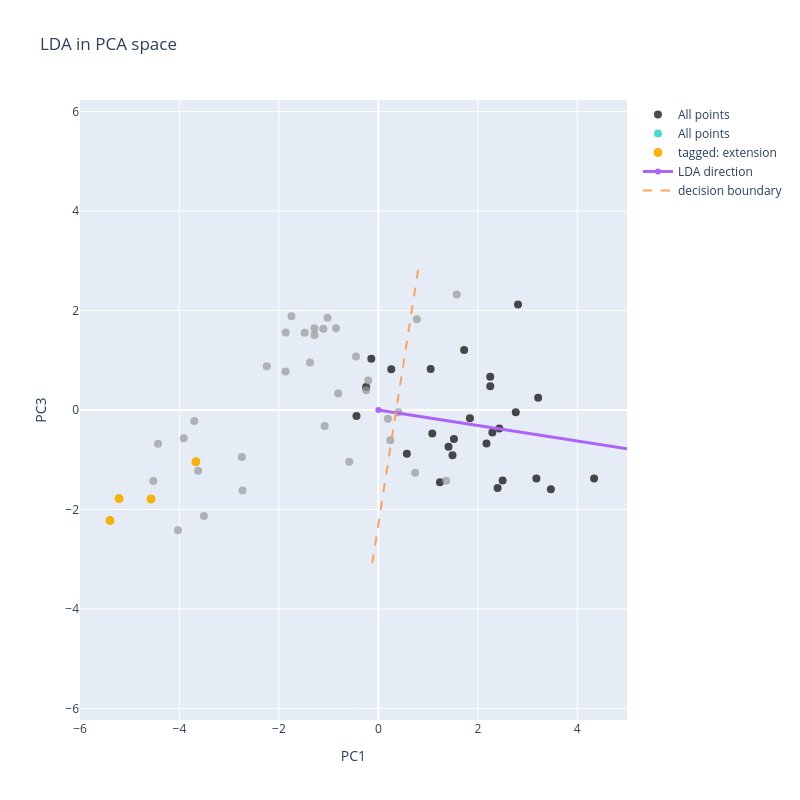

The cell this chart's notebook holds for it:
### Code cell
display(fig)

### Figure 1 — Plotly figure (JSON) as saved in the notebook; plotly's stock layout.template omitted (floating-point values rounded to 4 significant figures; data arrays with more than 128 entries replaced by an {"elided": "..."} marker saying what was removed)
{"data": [{"hoverinfo": "text", "hovertext": ["index: 210302_F1_C2<br>tags: Figure1, learn", "index: 210331_F2_C1<br>tags: Figure1, no_learn", "index: 210405_F1_C1<br>tags: Figure1, learn", "index: 210604_F1_C1<br>tags: Figure1, learn", "index: 210903_F3_C1<br>tags: Figure1, learn", "index: 210915_F1_C1<br>tags: Figure1, learn", "index: 210917_F2_C1<br>tags: Figure1, learn", "index: 250226_F2_C1<br>tags: Figure1, no_learn", "index: 250227_F2_C1<br>tags: Figure1, learn", "index: 250227_F3_C1<br>tags: Figure1, learn", "index: 250228_F1_C1<br>tags: Figure1, no_learn", "index: 250228_F2_C1<br>tags: Figure1, learn", "index: 250304_F2_C1<br>tags: Figure1, no_learn", "index: 250304_F3_C1<br>tags: Figure1, learn", "index: 250425_F1_C1<br>tags: Figure1, learn", "index: 250506_F2_C1<br>tags: Figure1, learn", "index: 250514_F1_C1<br>tags: Figure1, learn", "index: 250923_F1_C1<br>tags: Figure1, no_learn", "index: 250923_F2_C1<br>tags: Figure1, learn", "index: 250924_F1_C1<br>tags: Figure1, no_learn", "index: 250924_F2_C1<br>tags: Figure1, learn", "index: 250925_F1_C1<br>tags: Figure1, learn", "index: 250925_F2_C1<br>tags: Figure1, no_learn", "index: 260521_F1_C1<br>tags: Figure1, learn", "index: 260521_F2_C1<br>tags: Figure1, late_learn, learn", "index: 241029_F2_C1<br>tags: control, vnc_cut", "index: 241029_F3_C1<br>tags: control, vnc_cut", "index: 241101_F1_C1<br>tags: control, vnc_cut", "index: 241101_F2_C1<br>tags: control, vnc_cut", "index: 241105_F1_C1<br>tags: control, vnc_cut", "index: 241105_F2_C1<br>tags: control, vnc_cut", "index: 241105_F3_C1<br>tags: control, vnc_cut", "index: 250813_F1_C1<br>tags: control, norpa", "index: 250813_F3_C1<br>tags: control, norpa", "index: 251103_F1_C1<br>tags: 1s_stim, control", "index: 251103_F2_C1<br>tags: 1s_stim, control", "index: 251105_F1_C1<br>tags: control, learn", "index: 251107_F1_C1<br>tags: 1s_stim, control", "index: 251107_F2_C1<br>tags: 1s_stim, control, learn", "index: 251113_F1_C1<br>tags: control, cumulative_punishment_250228_F2_C1.mat, replay", "index: 251113_F2_C1<br>tags: control, cumulative_punishment_250228_F2_C1.mat, replay", "index: 251124_F1_C1<br>tags: control, no_cue", "index: 251126_F1_C1<br>tags: control, cumulative_punishment_250228_F2_C1.mat, replay", "index: 251203_F1_C1<br>tags: control, cumulative_punishment_250228_F2_C1.mat, replay", "index: 251203_F2_C1<br>tags: control, cumulative_punishment_250228_F2_C1.mat, replay", "index: 251205_F1_C1<br>tags: control, cumulative_punishment_250228_F2_C1.mat, replay", "index: 251205_F2_C1<br>tags: control, cumulative_punishment_250228_F2_C1.mat, replay", "index: 251210_F1_C1<br>tags: control, norpa", "index: 251210_F2_C1<br>tags: control, norpa", "index: 251216_F1_C1<br>tags: control, no_antenna, norpa", "index: 251216_F2_C1<br>tags: control, no_antenna, norpa", "index: 251216_F3_C1<br>tags: control, no_antenna, norpa", "index: 251217_F1_C1<br>tags: control, no_antenna", "index: 251218_F1_C1<br>tags: control, no_antenna", "index: 251218_F2_C1<br>tags: control, no_antenna, norpa", "index: 251218_F3_C1<br>tags: control, no_antenna", "index: 251219_F1_C2<br>tags: easy_targets, learn", "index: 260603_F2_C1<br>tags: control, no_antenna, norpa", "index: 260603_F3_C1<br>tags: control, no_antenna, norpa"], "marker": {"color": ["#000000", "#000000", "#000000", "#000000", "#000000", "#000000", "#000000", "#000000", "#000000", "#000000", "#000000", "#000000", "#000000", "#000000", "#000000", "#000000", "#000000", "#000000", "#000000", "#000000", "#000000", "#000000", "#000000", "#000000", "#000000", "#989898", "#989898", "#989898", "#989898", "#989898", "#989898", "#989898", "#989898", "#989898", "#989898", "#989898", "#989898", "#989898", "#989898", "#989898", "#989898", "#989898", "#989898", "#989898", "#989898", "#989898", "#989898", "#989898", "#989898", "#989898", "#989898", "#989898", "#989898", "#989898", "#989898", "#989898", "#000000", "#989898", "#989898"], "opacity": 0.7, "size": 8}, "mode": "markers", "name": "All points", "type": "scatter", "x": [4.338, 1.052, 2.25, 2.433, 1.841, 1.725, 2.251, 1.52, 2.398, 0.5732, 1.491, 3.177, -0.2457, 3.469, 3.214, 2.499, 2.763, -0.4397, 1.411, 0.2598, 1.084, 2.174, -0.142, 2.292, 1.238, -0.4499, -2.747, -1.375, -0.2455, 0.1914, -0.8082, -1.081, 1.575, 0.7735, -1.864, -1.107, 0.7394, -0.5855, 1.363, -0.852, -1.286, 0.2394, -3.703, -1.747, -2.244, -1.284, -1.481, -0.204, -3.625, -4.525, -1.867, -4.432, 0.4019, -4.029, -1.022, -3.509, 2.808, -3.913, -2.731], "y": [-1.377, 0.823, 0.6679, -0.3713, -0.1637, 1.204, 0.4798, -0.5857, -1.567, -0.8803, -0.9102, -1.376, 0.4608, -1.592, 0.2464, -1.416, -0.04585, -0.1211, -0.7365, 0.8207, -0.4702, -0.6744, 1.031, -0.4507, -1.453, 1.074, -0.9463, 0.9545, 0.3957, -0.1766, 0.332, -0.32, 2.324, 1.827, 1.557, 1.635, -1.26, -1.039, -1.421, 1.645, 1.643, -0.6076, -0.2208, 1.888, 0.881, 1.507, 1.556, 0.5928, -1.224, -1.426, 0.774, -0.6807, -0.04623, -2.42, 1.855, -2.134, 2.124, -0.5679, -1.619]}, {"hoverinfo": "text", "hovertext": ["index: 260619_F1_C1<br>tags: +", "index: 260619_F2_C1<br>tags: +", "index: 260623_F1_C1<br>tags: +", "index: 260623_F2_C1<br>tags: +", "index: 260623_F3_C1<br>tags: +"], "marker": {"color": "#00C8C8", "opacity": 0.7, "size": 8}, "mode": "markers", "name": "All points", "type": "scatter", "x": [-4.572, -7.973, -5.397, -5.214, -3.67], "y": [-1.789, -6.144, -2.222, -1.781, -1.043]}, {"hoverinfo": "text", "hovertext": ["index: 260619_F1_C1<br>tags: +", "index: 260619_F2_C1<br>tags: +", "index: 260623_F1_C1<br>tags: +", "index: 260623_F2_C1<br>tags: +", "index: 260623_F3_C1<br>tags: +"], "marker": {"color": "#FFB000", "opacity": 0.95, "size": 9}, "mode": "markers", "name": "tagged: extension", "type": "scatter", "x": [-4.572, -7.973, -5.397, -5.214, -3.67], "y": [-1.789, -6.144, -2.222, -1.781, -1.043]}, {"line": {"width": 3}, "mode": "lines+markers", "name": "LDA direction", "type": "scatter", "x": [-7.527e-17, 5.113], "y": [-6.022e-17, -0.799]}, {"line": {"dash": "dash", "width": 2}, "mode": "lines", "name": "decision boundary", "type": "scatter", "x": {"elided": "200 float values"}, "y": {"elided": "200 float values"}}], "layout": {"height": 800, "hovermode": "closest", "title": {"text": "LDA in PCA space"}, "width": 800, "xaxis": {"range": [-6, 5], "title": {"text": "PC1"}}, "yaxis": {"range": [-3, 3], "scaleanchor": "x", "scaleratio": 1, "title": {"text": "PC3"}}}}
